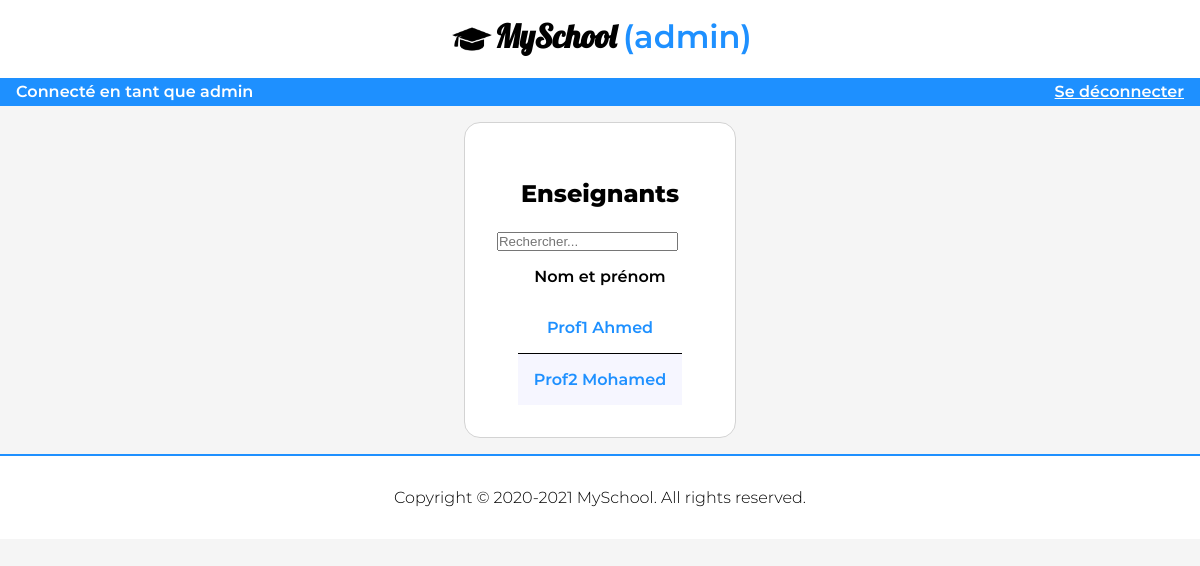
/admin_teachers (signed in), run on an earlier commit of the app's database.
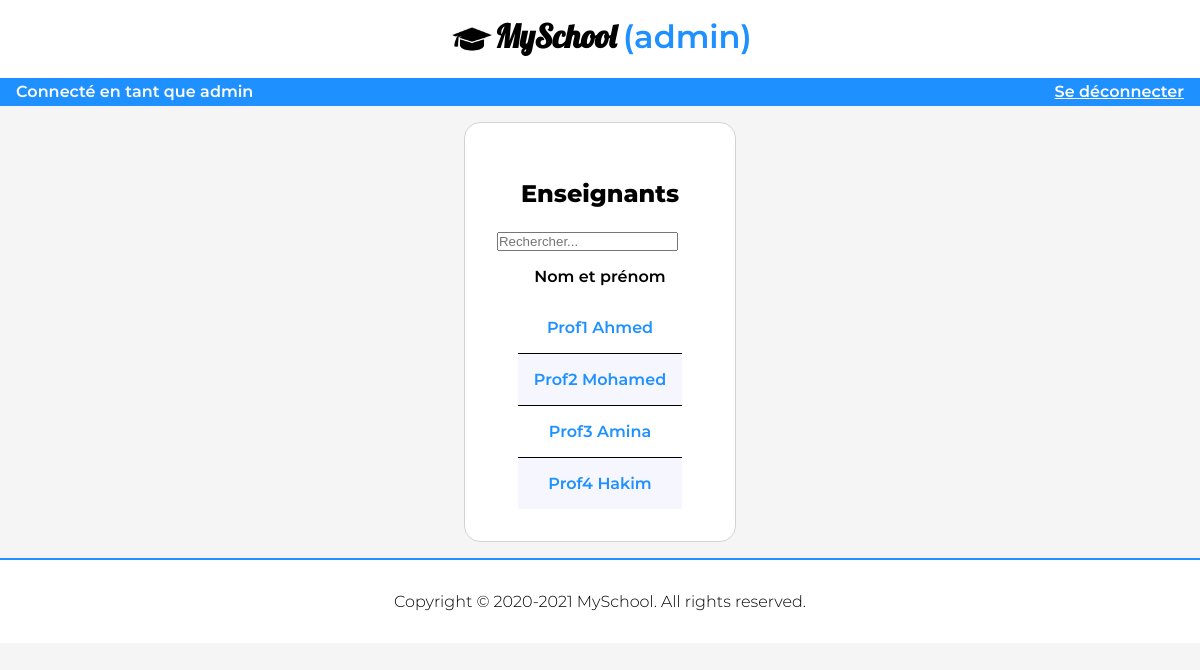
And on a later commit of the database.
### tables this page shows
CREATE TABLE `Person` (
  `id` int(16) NOT NULL,
  `last_name` varchar(20) NOT NULL,
  `first_name` varchar(20) NOT NULL,
  `address` varchar(50) NOT NULL,
  `phone1` varchar(16) NOT NULL,
  `phone2` varchar(16) DEFAULT NULL,
  `phone3` varchar(16) DEFAULT NULL,
  `mail` varchar(30) NOT NULL,
  `passwd_hash` varchar(32) NOT NULL DEFAULT 'd41d8cd98f00b204e9800998ecf8427e'
);

### controllers/AdminController.php (called while the page is built, shortened)
<?php
abstract class AdminController {
    public function render(string $file, array $data = []){
        extract($data);
        require_once(ROOT.'views/'.strtolower(get_class($this)).'/'.$file.'.php');
        require_once(ROOT.'views/layouts/admin.php');
    }
}

### controllers/Admin_teachers.php (called while the page is built, shortened)
<?php
class Admin_teachers extends AdminController{
    public function index(string $order = "", string $search = ""){
        $teachers = $this->AccountModel->getTeachers($order, $search);
        $this->render('index', compact('teachers'));
    }
}

### models/AccountModel.php (called while the page is built, shortened)
<?php
class AccountModel extends Model{
    public function getTeachers(string $order = "", string $search = ""){
        $sql = "SELECT * FROM ".$this->personTable." WHERE ";
        $sql = $sql. "id IN (SELECT id FROM ".$this->teacherTable.")";
        return $this->requestAll($sql);
    }
}

### models/Model.php (called while the page is built, shortened)
<?php
abstract class Model {
    private $host = 'localhost';
    private $db_name = "tdw";
    private $username = "root";
    private $password = "";
    protected $_connexion;
    public function getConnection(){
        $this->_connexion = null;
        try{
            $dsn = "mysql:dbname=".$this->db_name."; host=".$this->host.";";
            $this->_connexion = new PDO($dsn, $this->username, $this->password);
            $this->_connexion->exec('set names utf8');
        }catch(PDOException $e){
            echo 'Erreur de connexion : '.$e->getMessage();
        }
    }
    public function requestAll(string $sql){
        $query = $this->_connexion->prepare($sql);
        try{
            $query->execute();
        }catch(PDOException $e){
            echo $e->getMessage();
        }
        return $query->fetchAll();
    }
}

### views/admin_teachers/index.php (the view)
<section>
    <h1>Enseignants</h1>
    <form method='post'>
        <input type="search" name="search" id="search" placeholder="Rechercher..." <?php if(isset($_POST['search'])) echo "value=\"".$_POST['search']."\""; ?>">
    </form>
    <table class="admin_table">
        <thead>
            <th>Nom et prénom</th>
        </thead>
        <tbody>
            <?php foreach($teachers as $teacher): ?>
                <tr>
                    <td>
                        <a href="<?= PRE ?>/admin_teachers/view/<?= $teacher['id'] ?>">
                            <?= $teacher['last_name'] ?> <?= $teacher['first_name'] ?>
                        </a>
                    </td>
                </tr>
            <?php endforeach; ?>
        </tbody>
    </table>
</section>

What changed in the data, as far as the page shows it:
added person: last_name "Prof3", first_name "Amina"
added person: last_name "Prof4", first_name "Hakim"
